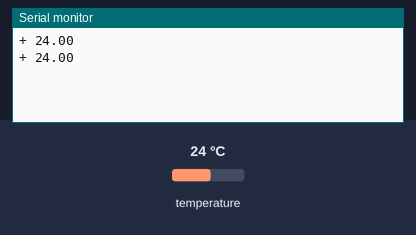
The sketch below on a simulated Arduino Uno, built with avr-gcc and run on an emulated ATmega328P. On the bench: the last lines printed to the serial monitor. Wiring (inferred from the names in the program): DS18B20 sensor: data pin 2. The inputs (shaded band) are chosen by the test bench; at power-on: temperature 24 °C.

Above: at 1.8 s.
1.9 s: temperature set to 12 °C
At 2.8 s:
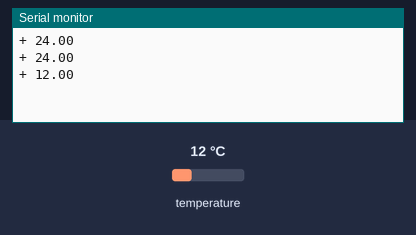
3.4 s: temperature set to 19 °C
At 4.8 s:
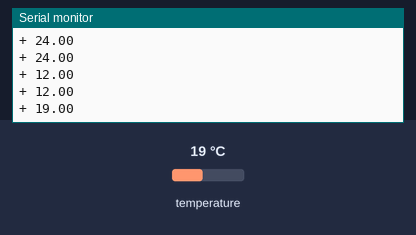
Timing chart, 0 to 6.4 s (numbered marks = the images above; inputs shaded):
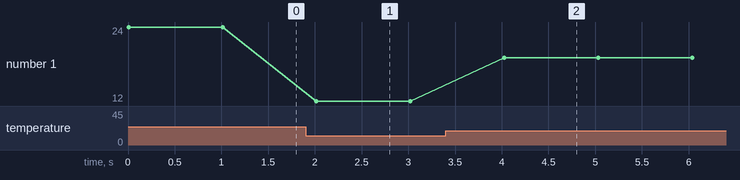

Measured:
- after the input at 1.9 s, the serial monitor: prints a new line after 0.12 s (image 1)
- after the input at 3.4 s, the serial monitor: prints a new line after 0.63 s (image 2)
- plotted number 1: 24 → 12 after the input at 1.9 s, 12 → 19 after the input at 3.4 s

The sketch:

temp_sense.ino
```cpp
#define REF_PIN 2
void getCurrentTemp( int *sign, int *whole, int *fract);
char temp_string[10];

void setup() {
  Serial.begin(9600);
  // initialize DS18B20 datapin
  digitalWrite(REF_PIN, LOW);
  pinMode(REF_PIN, INPUT);      // sets the digital pin as input (logic 1)
  pinMode(15, INPUT);
}

void loop() {
  getCurrentTemp(temp_string);
  Serial.println(temp_string);
  delay(1000);
}

void OneWireReset (int Pin) // reset.  Should improve to act as a presence pulse
{
  digitalWrite (Pin, LOW);
  pinMode (Pin, OUTPUT);        // bring low for 500 us
  delayMicroseconds (500);
  pinMode (Pin, INPUT);
  delayMicroseconds (500);
}

void OneWireOutByte (int Pin, byte d) // output byte d (least sig bit first).
{
  byte n;

  for (n = 8; n != 0; n--)
  {
    if ((d & 0x01) == 1)  // test least sig bit
    {
      digitalWrite (Pin, LOW);
      pinMode (Pin, OUTPUT);
      delayMicroseconds (5);
      pinMode (Pin, INPUT);
      delayMicroseconds (60);
    }
    else
    {
      digitalWrite (Pin, LOW);
      pinMode (Pin, OUTPUT);
      delayMicroseconds (60);
      pinMode (Pin, INPUT);
    }

    d = d >> 1; // now the next bit is in the least sig bit position.
  }
}


byte OneWireInByte (int Pin) // read byte, least sig byte first
{
  byte d, n, b;

  for (n = 0; n < 8; n++)
  {
    digitalWrite (Pin, LOW);
    pinMode (Pin, OUTPUT);
    delayMicroseconds (5);
    pinMode (Pin, INPUT);
    delayMicroseconds (5);
    b = digitalRead (Pin);
    delayMicroseconds (50);
    d = (d >> 1) | (b << 7); // shift d to right and insert b in most sig bit position
  }
  return (d);
}


void getCurrentTemp (char *temp)
{
  int HighByte, LowByte, TReading, Tc_100, sign, whole, fract;

  OneWireReset (REF_PIN);
  OneWireOutByte (REF_PIN, 0xcc);
  OneWireOutByte (REF_PIN, 0x44); // perform temperature conversion, strong pullup for one sec

  OneWireReset (REF_PIN);
  OneWireOutByte (REF_PIN, 0xcc);
  OneWireOutByte (REF_PIN, 0xbe);

  LowByte = OneWireInByte (REF_PIN);
  HighByte = OneWireInByte (REF_PIN);
  TReading = (HighByte << 8) + LowByte;
  sign = TReading & 0x8000;  // test most sig bit
  if (sign) // negative
  {
    TReading = (TReading ^ 0xffff) + 1; // 2's comp
  }
  Tc_100 = (6 * TReading) + TReading / 4;    // multiply by (100 * 0.0625) or 6.25

  whole = Tc_100 / 100;  // separate off the whole and fractional portions
  fract = Tc_100 % 100;

  if (sign) {
    temp[0] = '-';
  } else {
    temp[0] = '+';
  }

  if (whole / 100 == 0) {
    temp[1] = ' ';
  } else {
    temp[1] = whole / 100 + '0';
  }

  temp[2] = (whole - (whole / 100) * 100) / 10 + '0' ;
  temp[3] = whole - (whole / 10) * 10 + '0';
  temp[4] = '.';
  temp[5] = fract / 10 + '0';
  temp[6] = fract - (fract / 10) * 10 + '0';
  temp[7] = '\0';
}
```
